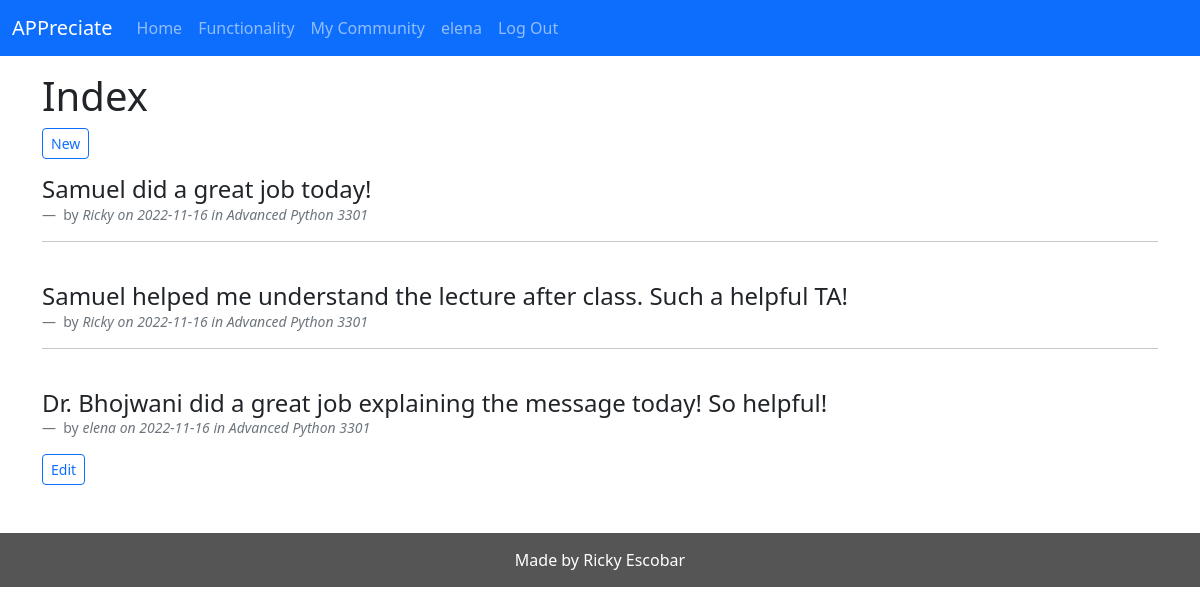
The app's page / (signed in) with its own data.
### tables this page shows
CREATE TABLE user (
  id INTEGER PRIMARY KEY AUTOINCREMENT,
  username TEXT UNIQUE NOT NULL,
  password TEXT NOT NULL
);

CREATE TABLE post (
  id INTEGER PRIMARY KEY AUTOINCREMENT,
  author_id INTEGER NOT NULL,
  created TIMESTAMP NOT NULL DEFAULT CURRENT_TIMESTAMP,
  body TEXT NOT NULL,
  community_name TEXT NOT NULL,
  FOREIGN KEY (author_id) REFERENCES user (id),
  FOREIGN KEY (community_name) REFERENCES community (name)
);

### website/views.py (the view)
@views.route('/', methods=["GET", "POST"])
@login_required
def index():
    db = get_db()
    posts = db.execute(
        'SELECT p.id, body, created, author_id, community_name, username'
        ' FROM POST p JOIN user u ON p.author_id = u.id'
        ' ORDER BY created DESC'
    ).fetchall()
    posts = db.execute(
        'SELECT p.id, body, created, author_id, community_name, username'
        ' FROM POST p JOIN user u ON p.author_id = u.id WHERE p.community_name'
        ' IN ( SELECT name FROM community c JOIN community_user ON c.name = community_user.community_name'
        ' WHERE community_user.user_id = ?) ORDER BY created DESC',(g.user['id'],)
    ).fetchall()
    return render_template('views/index.html', posts=posts)

### website/auth.py (called while the page is built)
@auth.before_app_request
def load_logged_in_user():
    user_id = session.get('user_id')
    if user_id is None:
        g.user = None
    else:
        g.user = get_db().execute(
            'SELECT * FROM user WHERE id = ?', (user_id,)
        ).fetchone()

def login_required(view):
    @functools.wraps(view)
    def wrapped_view(**kwargs):
        if g.user is None:
            return redirect(url_for('auth.login'))
        return view(**kwargs)
    return wrapped_view

### website/db.py (called while the page is built)
def get_db():
    if 'db' not in g:
        g.db = sqlite3.connect(
            current_app.config['DATABASE'],
            detect_types=sqlite3.PARSE_DECLTYPES
        )
        g.db.row_factory = sqlite3.Row
    return g.db

### website/views.py (called while the page is built)
@views.after_request
def after_request(response):
    response.headers["Cache-Control"] = "no-cache, no-store, must-revalidate"
    response.headers["Expires"] = 0
    response.headers["Pragma"] = "no-cache"
    return response

### website/templates/views/index.html (shortened to what this page needs)
{% extends "layout.html" %}
{% block header %}
  <h1>{% block title %}Index{% endblock %}</h1>
  {% if g.user %}
    <a class="btn btn-outline-primary btn-sm" href="{{ url_for('views.create') }}">New</a>
  {% endif %}
{% endblock %}
{% block main %}
  {% for post in posts %}
    <blockquote class="blockquote">
      <h4>{{ post['body'] }}</h4>
    </blockquote>
          <figcaption class="blockquote-footer">
            by <cite title="Source Title">{{ post['username'] }} on {{ post['created'].strftime('%Y-%m-%d') }} in {{ post['community_name'] }}</cite>
          </figcaption>
        {% if g.user['id'] == post['author_id'] %}
          <a type="button" class="btn btn-outline-primary btn-sm" href="{{ url_for('views.update', id=post['id']) }}">Edit</a>
        {% endif %}
    {% if not loop.last %}
      <hr>
    {% endif %}
    <br />
  {% endfor %}
  <br />
{% endblock %}

### website/templates/layout.html (shortened to what this page needs)
<!DOCTYPE html>
<html lang="en">
    <head>
        <link href="https://cdn.jsdelivr.net/npm/bootstrap@5.2.2/dist/css/bootstrap.min.css" rel="stylesheet">
        <link rel="stylesheet" href="{{ url_for('static', filename='styles.css') }}">
    </head>
        <body>
            <nav class="navbar navbar-expand-lg navbar-dark bg-primary">
                <div class="container-fluid">
                <a class="navbar-brand text-white" href="/">APPreciate</a>
                <div class="collapse navbar-collapse" id="navbarSupportedContent">
                    <ul class="navbar-nav me-auto mb-2 mb-lg-0">
                    <li class="nav-item">
                        <a class="nav-link" aria-current="page" href="/">Home</a>
                    </li>
                    <li class="nav-item">
                        <a class="nav-link" href="{{ url_for('views.functionality') }}">Functionality</a>
                    </li>
                    <li class="nav-item">
                        <a class="nav-link" href="{{ url_for('community.my_community') }}">My Community</a>
                    </li>
                    {% if g.user %}
                    <li class="nav-item">
                        <a class="nav-link">{{ g.user['username'] }}</a>
                    </li>
                    <li class="nav-item">
                        <a class="nav-link" href="{{ url_for('auth.logout') }}">Log Out</a>
                    </li>
                    {% endif %}
                    </ul>
                </div>
                </div>
            </nav>
        <header class="container">
            {% block header %}{% endblock %}
        </header>
        <main>
            <div class="container">
            {% block main %}{% endblock %}
            </div>
        </main>
        <br />
        <footer class="container-fluid text-center">
            Made by Ricky Escobar
        </footer>
    </body>
</html>

### website/static/styles.css (style rules this page uses)
footer { background-color: #555; color: white; padding: 15px; }

### records on screen
user: user.username "elena"
post: body "Samuel did a great job today!", username "Ricky", created "2022-11-16", community_name "Advanced Python 3301"
post: body "Samuel helped me understand the lecture after class. Such a helpful TA!", username "Ricky", created "2022-11-16", community_name "Advanced Python 3301"
post: body "Dr. Bhojwani did a great job explaining the message today! So helpful!", username "elena", created "2022-11-16", community_name "Advanced Python 3301"
